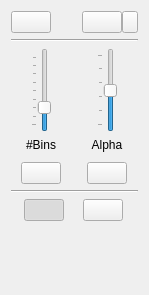
<?xml version="1.0" encoding="UTF-8"?>
<ui version="4.0">
 <class>ViewportControl</class>
 <widget class="QWidget" name="ViewportControl">
  <property name="geometry">
   <rect>
    <x>0</x>
    <y>0</y>
    <width>149</width>
    <height>295</height>
   </rect>
  </property>
  <property name="sizePolicy">
   <sizepolicy hsizetype="Minimum" vsizetype="Minimum">
    <horstretch>0</horstretch>
    <verstretch>0</verstretch>
   </sizepolicy>
  </property>
  <layout class="QGridLayout" name="gridLayout_2">
   <item row="7" column="0">
    <spacer name="verticalSpacer_5">
     <property name="orientation">
      <enum>Qt::Vertical</enum>
     </property>
     <property name="sizeType">
      <enum>QSizePolicy::MinimumExpanding</enum>
     </property>
     <property name="sizeHint" stdset="0">
      <size>
       <width>13</width>
       <height>13</height>
      </size>
     </property>
    </spacer>
   </item>
   <item row="5" column="0">
    <widget class="Line" name="line">
     <property name="orientation">
      <enum>Qt::Horizontal</enum>
     </property>
    </widget>
   </item>
   <item row="6" column="0">
    <layout class="QHBoxLayout" name="horizontalLayout_5">
     <item>
      <widget class="QPushButton" name="hqButton">
       <property name="sizePolicy">
        <sizepolicy hsizetype="Fixed" vsizetype="Fixed">
         <horstretch>0</horstretch>
         <verstretch>0</verstretch>
        </sizepolicy>
       </property>
       <property name="toolTip">
        <string>toggle drawing quality</string>
       </property>
       <property name="text">
        <string/>
       </property>
       <property name="icon">
        <iconset resource="../gerbil.qrc">
         <normaloff>:/icons/Gerbil/16x16/quality-low.png</normaloff>
         <normalon>:/icons/Gerbil/16x16/quality-high.png</normalon>:/icons/Gerbil/16x16/quality-low.png</iconset>
       </property>
       <property name="iconSize">
        <size>
         <width>16</width>
         <height>16</height>
        </size>
       </property>
       <property name="checkable">
        <bool>true</bool>
       </property>
       <property name="checked">
        <bool>true</bool>
       </property>
      </widget>
     </item>
     <item>
      <widget class="QPushButton" name="formatButton">
       <property name="sizePolicy">
        <sizepolicy hsizetype="Fixed" vsizetype="Fixed">
         <horstretch>0</horstretch>
         <verstretch>0</verstretch>
        </sizepolicy>
       </property>
       <property name="toolTip">
        <string>set framebuffer depth</string>
       </property>
       <property name="text">
        <string/>
       </property>
       <property name="icon">
        <iconset resource="../gerbil.qrc">
         <normaloff>:/icons/Gerbil/16x16/memory.png</normaloff>:/icons/Gerbil/16x16/memory.png</iconset>
       </property>
       <property name="iconSize">
        <size>
         <width>16</width>
         <height>16</height>
        </size>
       </property>
      </widget>
     </item>
    </layout>
   </item>
   <item row="0" column="0">
    <layout class="QHBoxLayout" name="horizontalLayout_4">
     <item>
      <widget class="QPushButton" name="screenshotButton">
       <property name="sizePolicy">
        <sizepolicy hsizetype="Fixed" vsizetype="Fixed">
         <horstretch>0</horstretch>
         <verstretch>0</verstretch>
        </sizepolicy>
       </property>
       <property name="toolTip">
        <string>take a screenshot</string>
       </property>
       <property name="text">
        <string/>
       </property>
       <property name="icon">
        <iconset theme="document-save"/>
       </property>
       <property name="iconSize">
        <size>
         <width>16</width>
         <height>16</height>
        </size>
       </property>
      </widget>
     </item>
     <item>
      <spacer name="horizontalSpacer">
       <property name="orientation">
        <enum>Qt::Horizontal</enum>
       </property>
       <property name="sizeHint" stdset="0">
        <size>
         <width>40</width>
         <height>20</height>
        </size>
       </property>
      </spacer>
     </item>
     <item>
      <layout class="QHBoxLayout" name="horizontalLayout_2">
       <property name="spacing">
        <number>0</number>
       </property>
       <item>
        <widget class="QPushButton" name="limiterButton">
         <property name="sizePolicy">
          <sizepolicy hsizetype="Fixed" vsizetype="Fixed">
           <horstretch>0</horstretch>
           <verstretch>0</verstretch>
          </sizepolicy>
         </property>
         <property name="toolTip">
          <string>use band-wise limiters</string>
         </property>
         <property name="text">
          <string/>
         </property>
         <property name="icon">
          <iconset resource="../gerbil.qrc">
           <normaloff>:/toolbar/limiter</normaloff>:/toolbar/limiter</iconset>
         </property>
         <property name="iconSize">
          <size>
           <width>16</width>
           <height>16</height>
          </size>
         </property>
         <property name="checkable">
          <bool>true</bool>
         </property>
        </widget>
       </item>
       <item>
        <widget class="QPushButton" name="limiterMenuButton">
         <property name="sizePolicy">
          <sizepolicy hsizetype="Fixed" vsizetype="Fixed">
           <horstretch>0</horstretch>
           <verstretch>0</verstretch>
          </sizepolicy>
         </property>
         <property name="minimumSize">
          <size>
           <width>16</width>
           <height>0</height>
          </size>
         </property>
         <property name="maximumSize">
          <size>
           <width>16</width>
           <height>16777215</height>
          </size>
         </property>
         <property name="baseSize">
          <size>
           <width>16</width>
           <height>0</height>
          </size>
         </property>
         <property name="toolTip">
          <string>initialize band-wise limiters</string>
         </property>
         <property name="text">
          <string/>
         </property>
         <property name="icon">
          <iconset resource="../gerbil.qrc">
           <normaloff>:/toolbar/popup</normaloff>:/toolbar/popup</iconset>
         </property>
         <property name="iconSize">
          <size>
           <width>8</width>
           <height>16</height>
          </size>
         </property>
        </widget>
       </item>
      </layout>
     </item>
    </layout>
   </item>
   <item row="4" column="0">
    <layout class="QGridLayout" name="gridLayout">
     <item row="2" column="0">
      <widget class="QLabel" name="binLabel">
       <property name="sizePolicy">
        <sizepolicy hsizetype="Minimum" vsizetype="Preferred">
         <horstretch>0</horstretch>
         <verstretch>0</verstretch>
        </sizepolicy>
       </property>
       <property name="minimumSize">
        <size>
         <width>60</width>
         <height>0</height>
        </size>
       </property>
       <property name="text">
        <string>#Bins</string>
       </property>
       <property name="alignment">
        <set>Qt::AlignCenter</set>
       </property>
      </widget>
     </item>
     <item row="4" column="1">
      <layout class="QHBoxLayout" name="horizontalLayout_6">
       <item>
        <widget class="QPushButton" name="logButton">
         <property name="sizePolicy">
          <sizepolicy hsizetype="Fixed" vsizetype="Fixed">
           <horstretch>0</horstretch>
           <verstretch>0</verstretch>
          </sizepolicy>
         </property>
         <property name="toolTip">
          <string>toggle logarithmic alpha</string>
         </property>
         <property name="text">
          <string/>
         </property>
         <property name="icon">
          <iconset resource="../gerbil.qrc">
           <normaloff>:/icons/Gerbil/16x16/alpha-lin.png</normaloff>
           <normalon>:/icons/Gerbil/16x16/alpha-log.png</normalon>:/icons/Gerbil/16x16/alpha-lin.png</iconset>
         </property>
         <property name="iconSize">
          <size>
           <width>16</width>
           <height>16</height>
          </size>
         </property>
         <property name="checkable">
          <bool>true</bool>
         </property>
        </widget>
       </item>
      </layout>
     </item>
     <item row="1" column="1">
      <layout class="QHBoxLayout" name="horizontalLayout_2_2">
       <item>
        <widget class="QSlider" name="alphaSlider">
         <property name="sizePolicy">
          <sizepolicy hsizetype="Fixed" vsizetype="Fixed">
           <horstretch>0</horstretch>
           <verstretch>0</verstretch>
          </sizepolicy>
         </property>
         <property name="toolTip">
          <string>vector line opacity</string>
         </property>
         <property name="minimum">
          <number>1</number>
         </property>
         <property name="maximum">
          <number>100</number>
         </property>
         <property name="value">
          <number>50</number>
         </property>
         <property name="tracking">
          <bool>true</bool>
         </property>
         <property name="orientation">
          <enum>Qt::Vertical</enum>
         </property>
         <property name="tickPosition">
          <enum>QSlider::TicksAbove</enum>
         </property>
         <property name="tickInterval">
          <number>20</number>
         </property>
        </widget>
       </item>
      </layout>
     </item>
     <item row="1" column="0">
      <layout class="QHBoxLayout" name="horizontalLayout_2_1">
       <item>
        <widget class="QSlider" name="binSlider">
         <property name="sizePolicy">
          <sizepolicy hsizetype="Fixed" vsizetype="Fixed">
           <horstretch>0</horstretch>
           <verstretch>0</verstretch>
          </sizepolicy>
         </property>
         <property name="toolTip">
          <string>number of histogram bins per dimension</string>
         </property>
         <property name="minimum">
          <number>2</number>
         </property>
         <property name="maximum">
          <number>256</number>
         </property>
         <property name="value">
          <number>64</number>
         </property>
         <property name="tracking">
          <bool>false</bool>
         </property>
         <property name="orientation">
          <enum>Qt::Vertical</enum>
         </property>
         <property name="tickPosition">
          <enum>QSlider::TicksAbove</enum>
         </property>
         <property name="tickInterval">
          <number>31</number>
         </property>
        </widget>
       </item>
      </layout>
     </item>
     <item row="4" column="0">
      <layout class="QHBoxLayout" name="horizontalLayout_3">
       <item>
        <widget class="QPushButton" name="rgbButton">
         <property name="sizePolicy">
          <sizepolicy hsizetype="Fixed" vsizetype="Fixed">
           <horstretch>0</horstretch>
           <verstretch>0</verstretch>
          </sizepolicy>
         </property>
         <property name="toolTip">
          <string>draw vectors with respective sRGB coloring</string>
         </property>
         <property name="text">
          <string/>
         </property>
         <property name="icon">
          <iconset resource="../gerbil.qrc">
           <normaloff>:/toolbar/rgb</normaloff>:/toolbar/rgb</iconset>
         </property>
         <property name="iconSize">
          <size>
           <width>16</width>
           <height>16</height>
          </size>
         </property>
         <property name="checkable">
          <bool>true</bool>
         </property>
        </widget>
       </item>
      </layout>
     </item>
     <item row="2" column="1">
      <widget class="QLabel" name="alphaLabel">
       <property name="sizePolicy">
        <sizepolicy hsizetype="Minimum" vsizetype="Preferred">
         <horstretch>0</horstretch>
         <verstretch>0</verstretch>
        </sizepolicy>
       </property>
       <property name="minimumSize">
        <size>
         <width>60</width>
         <height>0</height>
        </size>
       </property>
       <property name="text">
        <string>Alpha</string>
       </property>
       <property name="alignment">
        <set>Qt::AlignCenter</set>
       </property>
      </widget>
     </item>
     <item row="3" column="0">
      <spacer name="verticalSpacer_2">
       <property name="orientation">
        <enum>Qt::Vertical</enum>
       </property>
       <property name="sizeType">
        <enum>QSizePolicy::Fixed</enum>
       </property>
       <property name="sizeHint" stdset="0">
        <size>
         <width>1</width>
         <height>4</height>
        </size>
       </property>
      </spacer>
     </item>
    </layout>
   </item>
   <item row="1" column="0">
    <widget class="Line" name="line_2">
     <property name="orientation">
      <enum>Qt::Horizontal</enum>
     </property>
    </widget>
   </item>
  </layout>
 </widget>
 <resources>
  <include location="../gerbil.qrc"/>
 </resources>
 <connections/>
</ui>
